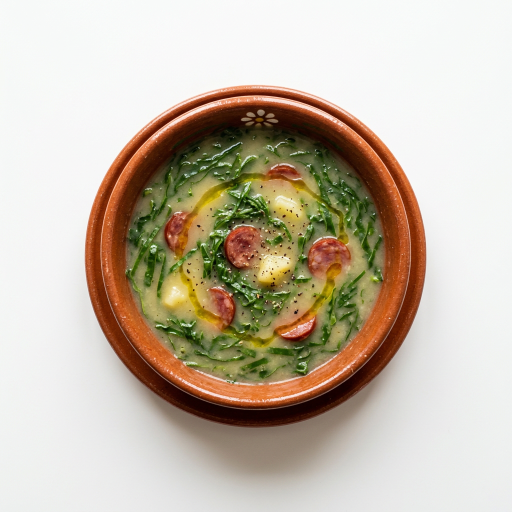
#> input picture amerendeira/media/generated/taca-caldo-verde.png, 1024 x 1024 px (shown at 1/2 size); its folder holds 2 pictures in this run
$ python prepare_bowls.py
#> lines starting #> are read from the running program, lines starting #| are printed output that depends on the picture; after the words box and inside, x2 and y2 are one past the last pixel; in counts of white or black regions, pixels touching at a corner belong together
"""Cut out the two overhead bowls (media/generated/*.png) into transparent WebP files.

The bowl itself is opaque; the soft shadow it casts on the white studio background is kept as
semi-transparent black, so it darkens whatever colour the page puts behind it.
Usage: python3 scripts/prepare_bowls.py
"""
from pathlib import Path

import numpy as np
from PIL import Image
from scipy import ndimage

ROOT = Path(__file__).resolve().parent.parent
SRC = ROOT / "media/generated"
OUT = ROOT / "public/images/bowls"
BOWLS = ["taca-caldo-verde", "taca-arroz-doce"]
SIZES = [360, 720]


def background(rgb):
    """Smooth estimate of the studio background: a quadratic surface fitted to the border."""
    h, w, _ = rgb.shape
#> h = 1024; w = 1024
    yy, xx = np.mgrid[0:h, 0:w] / max(h, w)
    border = np.zeros((h, w), bool)
    m = int(0.06 * h)
#> m = 61
    border[:m], border[-m:], border[:, :m], border[:, -m:] = True, True, True, True
    terms = [np.ones_like(xx), xx, yy, xx * yy, xx**2, yy**2]
    a = np.stack([t[border] for t in terms], 1)
    bg = np.empty_like(rgb)
    for c in range(3):
        coef, *_ = np.linalg.lstsq(a, rgb[..., c][border], rcond=None)
        bg[..., c] = sum(k * t for k, t in zip(coef, terms))
#> this loop made 3 passes
#> coef on passes 1 to 3: [1, -0.188, -0.0769, -0.0155, 0.189, 0.00711], [1.01, -0.227, -0.0977, -0.0143, 0.23, 0.023], [1.01, -0.234, -0.105, -0.0145, 0.236, 0.0282]
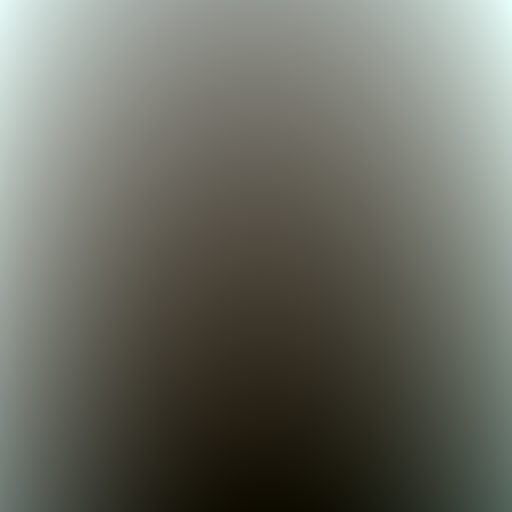
#> bg: shape (1024, 1024, 3) float32 (shown at 1/2 size); mean R, G, B 0.93, 0.93, 0.924; drawn with min black and max white
    return bg


def cut(name):
    rgb = np.asarray(Image.open(SRC / f"{name}.png").convert("RGB"), np.float32) / 255
    bg = background(rgb)
    lum = rgb @ [0.2126, 0.7152, 0.0722]
    bg_lum = bg @ [0.2126, 0.7152, 0.0722]
    sat = rgb.max(2) - rgb.min(2)

    # The bowl: strongly coloured (terracotta, soup, rice), holes filled, largest blob. The contact
    # shadow is dark and slightly warm (saturation up to ~0.13), so it stays out of the opaque cut.
    obj = sat > 0.16
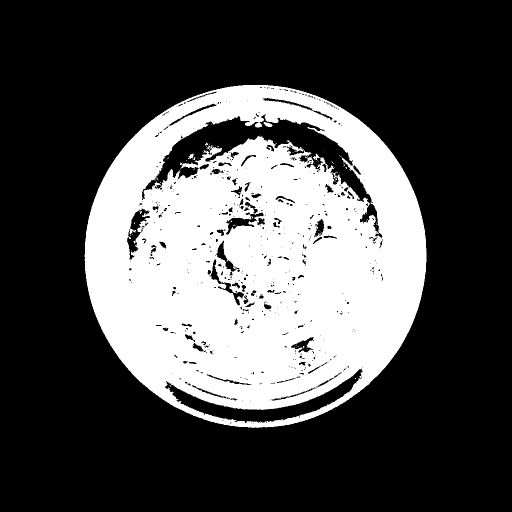
#> obj: shape (1024, 1024) bool (shown at 1/2 size); 30.5% white; 75 white regions (71 under 20 px), largest, box (x1, y1, x2, y2) and area: (169, 170, 853, 856) 319411, (527, 244, 545, 254) 110, (376, 307, 388, 318) 67, (410, 285, 417, 293) 23
    obj = ndimage.binary_opening(obj, iterations=2)
#> obj: shape (1024, 1024) bool; 30.2% white; 20 white regions (6 under 20 px), largest, box (x1, y1, x2, y2) and area: (169, 170, 853, 856) 315877, (420, 294, 444, 310) 218, (686, 318, 709, 342) 150
    lab, n = ndimage.label(obj)
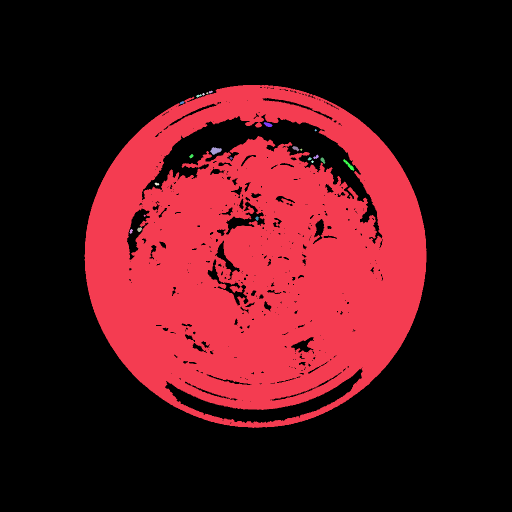
#> lab: shape (1024, 1024) int32 (shown at 1/2 size); 24 distinct labels, from 0 to 23; one colour per label, 0 black
#> n = 23
    obj = lab == (np.bincount(lab.ravel())[1:].argmax() + 1)
#> obj: shape (1024, 1024) bool; 30.1% white; 1 white region, box (x1, y1, x2, y2) and area: (169, 170, 853, 856) 315749
    obj = ndimage.binary_fill_holes(obj)
#> obj: shape (1024, 1024) bool; 35% white; 1 white region, box (x1, y1, x2, y2) and area: (169, 170, 853, 856) 367030
    obj = ndimage.binary_erosion(obj, iterations=1)
#> obj: shape (1024, 1024) bool; 34.8% white; 2 white regions (1 under 20 px), largest, box (x1, y1, x2, y2) and area: (170, 171, 852, 855) 365041
    soft = ndimage.gaussian_filter(obj.astype(np.float32), 0.8)

    # The shadow: how much darker than the background each pixel around the bowl is.
    shadow = np.clip((bg_lum - lum) / np.maximum(bg_lum, 1e-3) * 1.15, 0, 0.55)
    shadow = ndimage.gaussian_filter(shadow, 1.2)
    # Only the shadow near the bowl; the faint vignette of the backdrop further out is dropped.
    reach = 0.09 * max(rgb.shape[:2])
#> reach = 92.16
    shadow *= np.clip(1 - ndimage.distance_transform_edt(~obj) / reach, 0, 1) ** 1.5
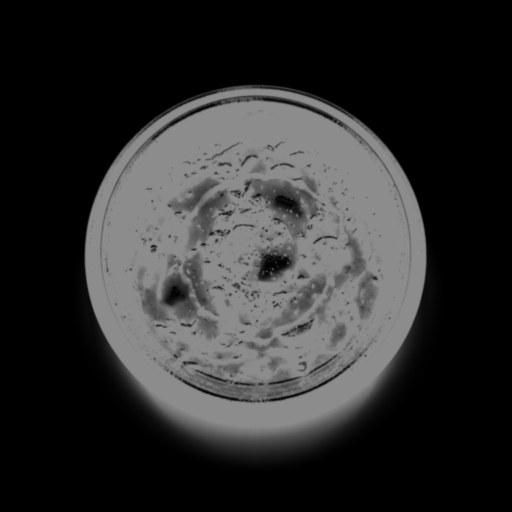
#> shadow: shape (1024, 1024) float64 (shown at 1/2 size); min 0, max 0.55, mean 0.182

    alpha = soft + (1 - soft) * shadow
    color = np.where(soft[..., None] > 0, rgb * soft[..., None] / np.maximum(alpha[..., None], 1e-4), 0)
    rgba = np.dstack([np.clip(color, 0, 1), alpha])
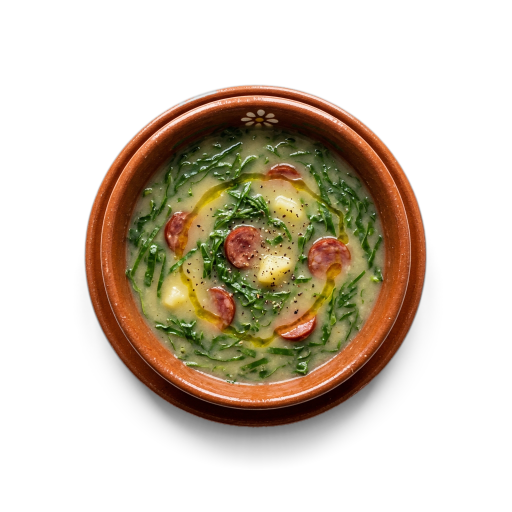
#> rgba: shape (1024, 1024, 4) float64 (shown at 1/2 size); mean R, G, B, A 0.178, 0.132, 0.0692, 0.359; transparent parts drawn white

    ys, xs = np.nonzero(alpha > 0.02)
    pad = 6
    box = (max(xs.min() - pad, 0), max(ys.min() - pad, 0), min(xs.max() + pad, rgb.shape[1]), min(ys.max() + pad, rgb.shape[0]))
#> box = (153, 162, 878, 940)
    img = Image.fromarray((rgba * 255 + 0.5).astype(np.uint8), "RGBA").crop(box)
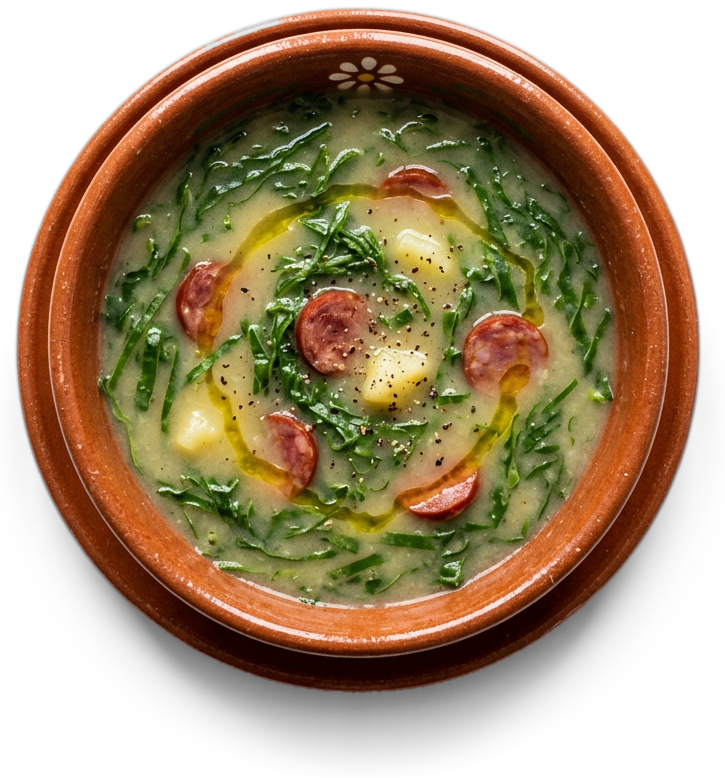
#> img: PIL image 725x778 RGBA; mean R, G, B, A 84.5, 62.5, 32.8, 170.2; transparent parts drawn white
    side = max(img.size)
#> side = 778
    square = Image.new("RGBA", (side, side))
#> square: PIL image 778x778 RGBA; every value is 0
    square.paste(img, ((side - img.width) // 2, (side - img.height) // 2))
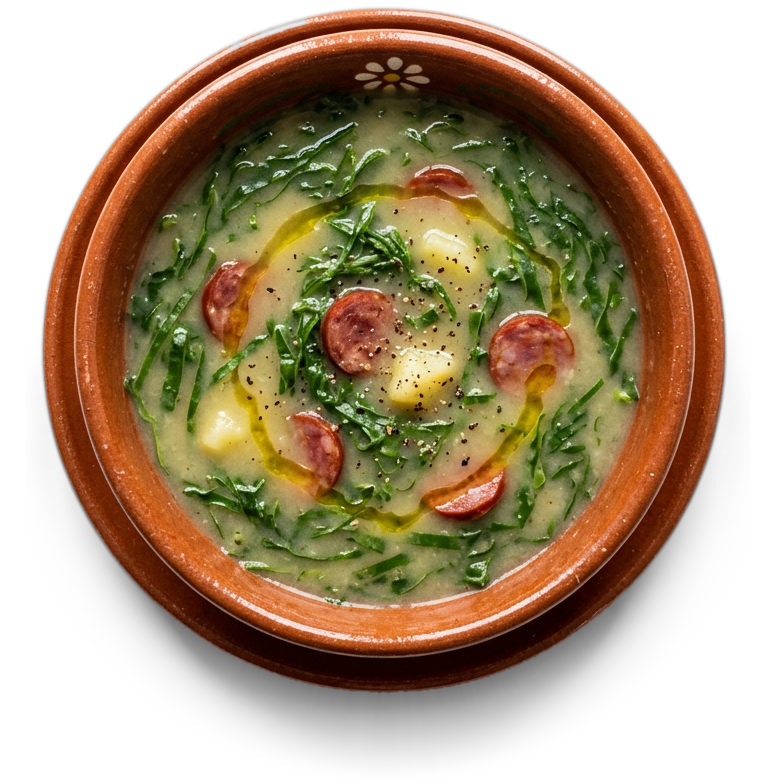
#> square: PIL image 778x778 RGBA; mean R, G, B, A 78.7, 58.2, 30.6, 158.6; transparent parts drawn white
    OUT.mkdir(parents=True, exist_ok=True)
    for s in SIZES:
        square.resize((s, s), Image.LANCZOS).save(OUT / f"{name}-{s}.webp", quality=86, method=6)
    print(name, square.size)
#| taca-caldo-verde (778, 778)


for b in BOWLS:
    cut(b)
#> pass 2 of the loop `for b in BOWLS:`:
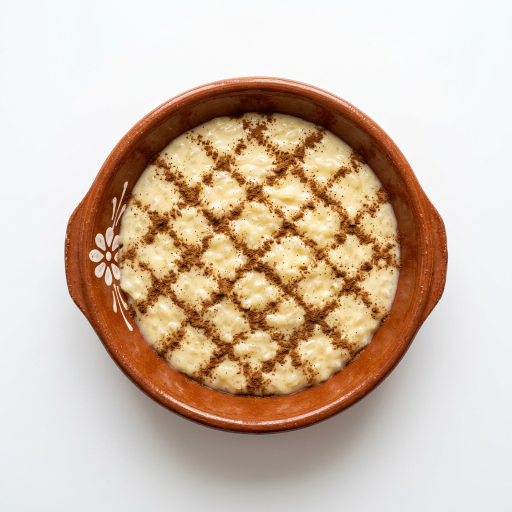
#> input picture amerendeira/media/generated/taca-arroz-doce.png, 1024 x 1024 px (shown at 1/2 size)
#> the loop in background (call 2), `for c in range(3):` made 3 passes
#> coef on passes 1 to 3: [1.01, -0.248, -0.13, -0.00348, 0.252, 0.0207], [1.03, -0.334, -0.163, -0.0049, 0.338, 0.049], [1.04, -0.387, -0.186, -0.00345, 0.391, 0.0715]
#> in cut (call 2), `obj = sat > 0.16`:
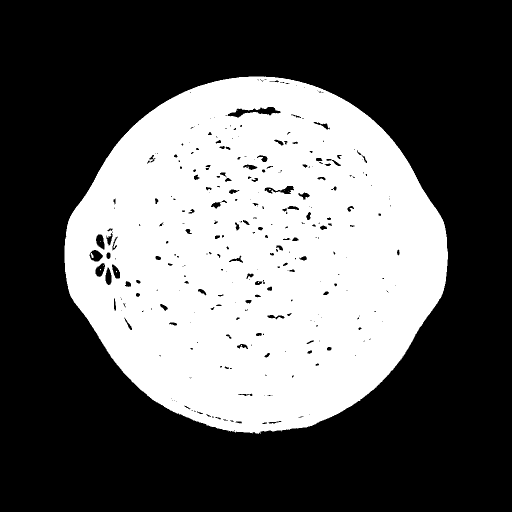
#> obj: shape (1024, 1024) bool (shown at 1/2 size); 38.1% white; 11 white regions (9 under 20 px), largest, box (x1, y1, x2, y2) and area: (129, 153, 896, 868) 399167, (181, 506, 187, 516) 34
#> lab: shape (1024, 1024) int32; values 0 (black) and 1 (white), 38% white; 1 white region, box (x1, y1, x2, y2) and area: (129, 153, 896, 868) 398810
#> n = 1
#> box = (121, 145, 903, 950)
#> img: PIL image 782x805 RGBA
#> in cut (call 2), `square.paste(img, ((side - img.width) // 2, (side - img.height) // 2))`:
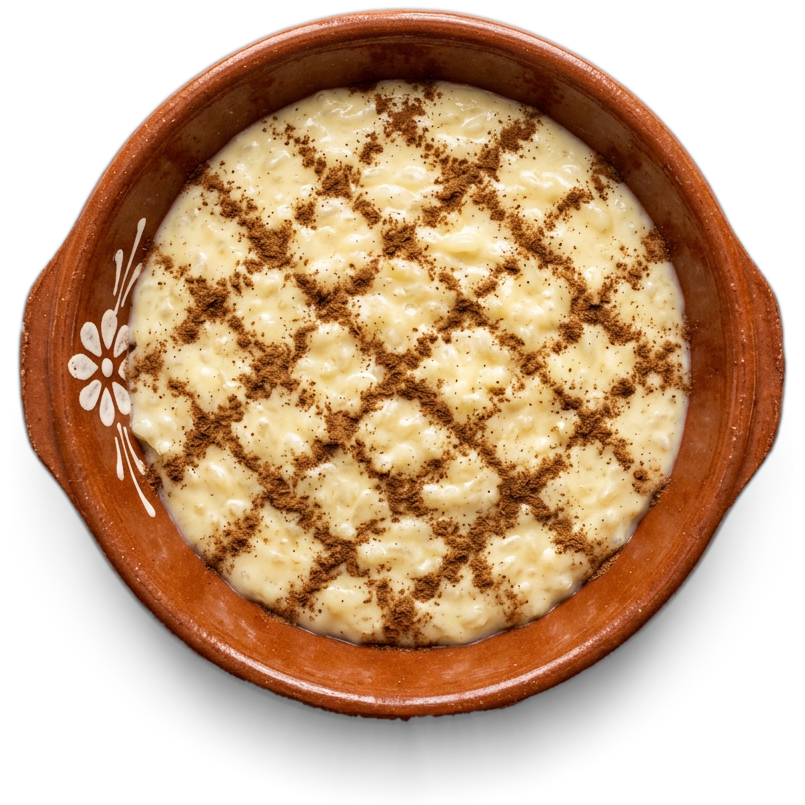
#> square: PIL image 805x805 RGBA; mean R, G, B, A 112, 79, 49.6, 165.2; transparent parts drawn white
#| taca-arroz-doce (805, 805)
